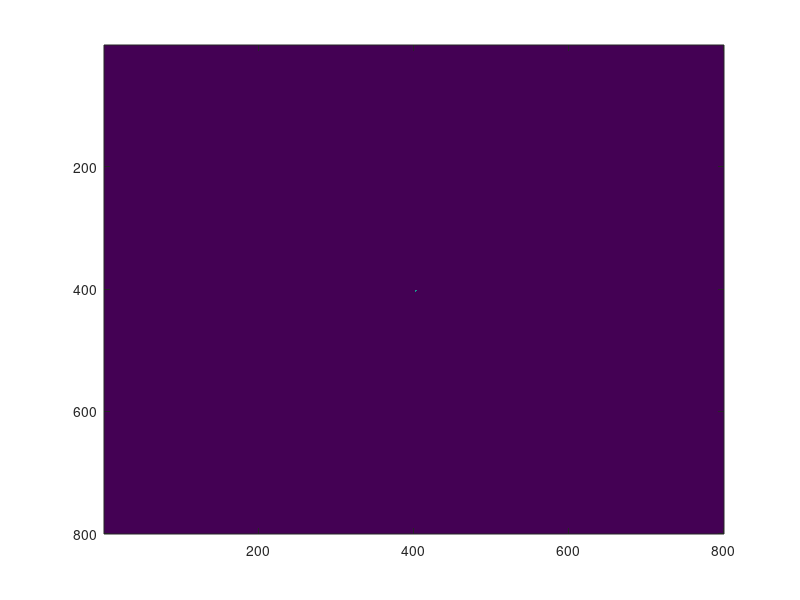

The MATLAB script that drew this image: (Note: this script raises an error after producing the figure.)

close all; clear; clc;

%%%%%%%%%%%%%%%%%%%%%%%%%%%%%%%%%%%%%%%%%%%%%%%%%%%%%%%%%%%%%%%%%%%%%%%%%%%%%%

iterations=1000;
sides=800;

%%%%%%%%%%%%%%%%%%%%%%%%%%%%%%%%%%%%%%%%%%%%%%%%%%%%%%%%%%%%%%%%%%%%%%%%%%%%%%

%{
    rPentomino=zeros(5,5);

    rPentomino(2:4,3)=1;
    rPentomino(3,2)=1;
    rPentomino(2,4)=1;

    figure('Position',[120,60,1420,780],'Color','k'); hold on;
    imagesc(rPentomino); shading flat; colormap(gray);
    axis equal; axis off;
%}

%%%%%%%%%%%%%%%%%%%%%%%%%%%%%%%%%%%%%%%%%%%%%%%%%%%%%%%%%%%%%%%%%%%%%%%%%%%%%%

Main=zeros(sides,sides);

    Main(2+(sides/2):4+(sides/2),3+(sides/2))=1;
    Main(3+(sides/2),2+(sides/2))=1;
    Main(2+(sides/2),4+(sides/2))=1;

rPentomino=Main;

%%%%%%%%%%%%%%%%%%%%%%%%%%%%%%%%%%%%%%%%%%%%%%%%%%%%%%%%%%%%%%%%%%%%%%%%%%%%%%

nImages=iterations;

fig=figure('Position',[120,60,sides/4,sides/4]);

for idx=1:nImages
    
    for i=idx
        
    %%%%%%%%%%%%%%%%%%%%%%%%%%%%%%%%%%%%%%%%%%%%%%%%%% START OF IMAGE PLOTTING
        
    
        
        neighbours=conv2(Main,[1 1 1; 1 0 1; 1 1 1], 'same');
        Main=double((Main & neighbours==2) | neighbours==3);
        
        disp(i);
        
        if i==1
            sum=Main;
        else
            sum=rescale(sum);
            sum=sum+Main;
        end
        
        logsum=log(sum);
        
        [height,width]=size(logsum);
        [x,y]=meshgrid(1:width,1:height);
        cloud=[x(:),y(:),logsum(:)];
        
        cloud(cloud==-Inf)=NaN;
        cloud(any(isnan(cloud),2),:)=[];
        
%       scatter(cloud(:,1),cloud(:,2),30,cloud(:,3),'filled');
%       colormap(viridis); hold on
        
        imagesc(logsum); shading flat; colormap(inferno);
        axis equal; axis off; hold on;
        
        [Y,X]=find(rPentomino);
        scatter(X,Y,10,'c','filled');
        
        xlim([nanmin(cloud(:,1))-1,nanmax(cloud(:,1))+1]);
        ylim([nanmin(cloud(:,2))-1,nanmax(cloud(:,2))+1]);
        
        set(gcf,'Color','k');
        
        
        
        
    %%%%%%%%%%%%%%%%%%%%%%%%%%%%%%%%%%%%%%%%%%%%%%%%%%%% END OF IMAGE PLOTTING
        
    end
    
    drawnow
    
    frame=getframe(fig);
    im{idx}=frame2im(frame);
    
    clf;
    clf(fig,'reset');
end

close;

filename='ThePentominoMethuselahSmall.gif';

for GIFidx=1:nImages
    
    [A,map]=rgb2ind(im{GIFidx},256);
    
    if GIFidx==1
        imwrite(A,map,filename,'gif','LoopCount',Inf, ...
            'DelayTime',0.09);
    else
        imwrite(A,map,filename,'gif','WriteMode','append', ...
            'DelayTime',0.09);
    end
end

%%%%%%%%%%%%%%%%%%%%%%%%%%%%%%%%%%%%%%%%%%%%%%%%%%%%%%%%%%%%%%%%%%%%%%%%%%%%%%

















